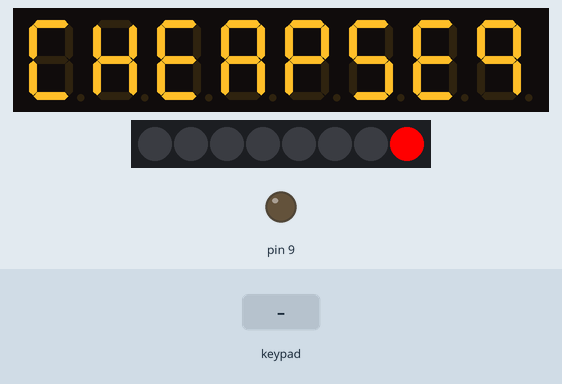
Bench run of a sketch on a simulated Arduino Uno, built with avr-gcc and run on an emulated ATmega328P. Shown: 8-digit seven-segment display, 8 RGB LEDs in strip order, left to right, output pins drawn as LEDs (lit = HIGH). The test bench sets the inputs (shaded band).

Above: at 1.29 s.
1.3 s: keypad keys 1 2 pressed 0.4 s apart
At 1.91 s:
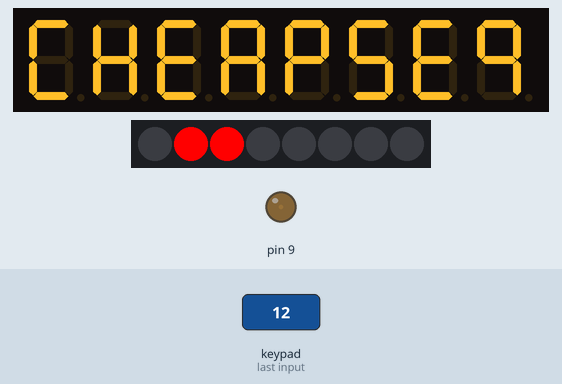
3.8 s: key '1' pressed
At 4.03 s:
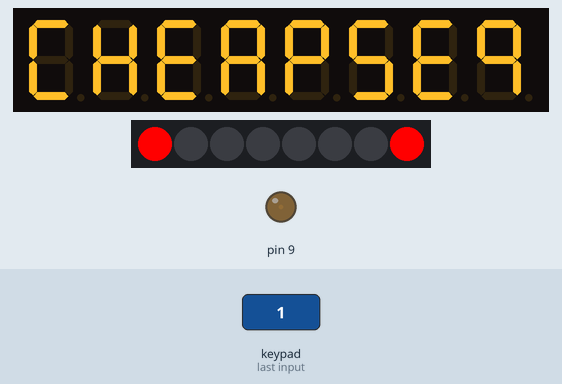
5.3 s: keypad keys 2 5 pressed 0.4 s apart
At 5.54 s:
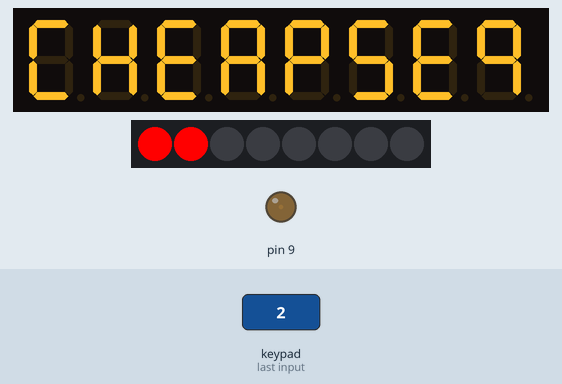
9.1 s: key '2' pressed
16.8 s: keypad keys 1 2 pressed 0.4 s apart
At 17.06 s:
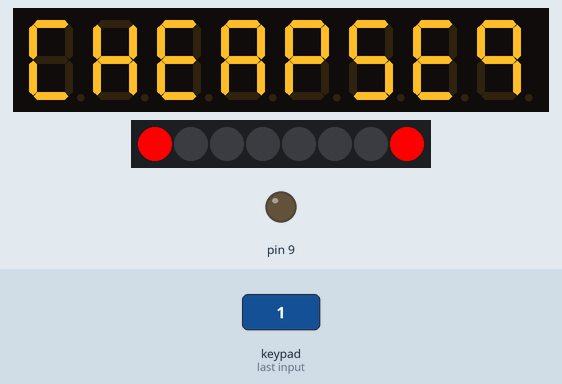
Timing chart, 0 to 21.6 s (numbered marks = the images above; inputs shaded):
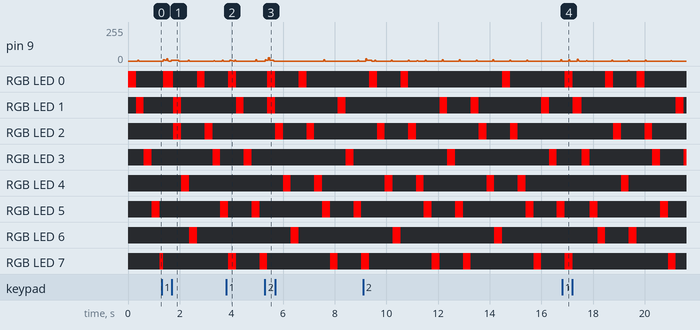

The sketch:

main.ino
```cpp
#include "MultiTunes.h"
#include <TM1638lite.h>

TM1638lite tm(10,13,11);

#define NOTE_C3  131
#define NOTE_CS3 139
#define NOTE_D3  147
#define NOTE_DS3 156
#define NOTE_E3  165
#define NOTE_F3  175
#define NOTE_FS3 185
#define NOTE_G3  196
#define NOTE_GS3 208
#define NOTE_A3  220
#define NOTE_AS3 233
#define NOTE_B3  247
#define NOTE_C4  262
#define NOTE_CS4 277
#define NOTE_D4  294
#define NOTE_DS4 311
#define NOTE_E4  330
#define NOTE_F4  349
#define NOTE_FS4 370
#define NOTE_G4  392
#define NOTE_GS4 415
#define NOTE_A4  440
#define NOTE_AS4 466
#define NOTE_B4  494
#define NOTE_C5  523
#define NOTE_CS5 554
#define NOTE_D5  587
#define NOTE_DS5 622
#define NOTE_E5  659
#define NOTE_F5  698
#define NOTE_FS5 740
#define NOTE_G5  784
#define NOTE_GS5 831
#define NOTE_A5  880
#define NOTE_AS5 932
#define NOTE_B5  988

volatile unsigned int tones[]= {
NOTE_C3,NOTE_CS3,
NOTE_D3,NOTE_DS3,
NOTE_E3,
NOTE_F3,NOTE_FS3,
NOTE_G3,NOTE_GS3,
NOTE_A3,NOTE_AS3,
NOTE_B3,
NOTE_C4,NOTE_CS4,
NOTE_D4,NOTE_DS4,
NOTE_E4,
NOTE_F4,NOTE_FS4,
NOTE_G4,NOTE_GS4,
NOTE_A4,NOTE_AS4,
NOTE_B4,
NOTE_C5,NOTE_CS5,
NOTE_D5,NOTE_DS5,
NOTE_E5,
NOTE_F5,NOTE_FS5,
NOTE_G5,NOTE_GS5,
NOTE_A5,NOTE_AS5,
NOTE_B5
};

char magic[] = {
0 , 2, 4, 5, 7, 9,11,
12,14,16,17,19,21,23,
24,26,28,29,31,33,35
};

byte rseq[]= {
  0x3f,
  0x3f,
  0x3f | 0x80,
  0,
  0x3f,
  0x3f,
  0x3f | 0x80,
  0
  };

int trigger[8];
byte cursor = 0;

#define SAMPLE 64

void mkWave(byte type){
  for(byte i=0;i < 16; i++){
    for(byte j=0;j < SAMPLE; j++){
      switch(type){
        case 0:
          wave[i][j] = i*j/(SAMPLE); // i : vol, j : t
          break;
        case 1:
          wave[i][j] = 2 * i * ((j & (SAMPLE>>1))?8:0)/(16+8);  // 8 : 0B100
          break;
        case 2:
          wave[i][j] = i*((sin(j*2*3.14/SAMPLE)+1)/2 * 8)/16;
          break;
      }
    }
  }
}

void setup(){
  for(byte i = 0; i < 8; i ++){
    trigger[i] = 0;
  }

  tm.reset();
  tm.displayText("Hello");

  d[0] = 400;
  vol[0] = 8;

  mkWave(0);
  soundSetup();
  tm.displayText("CHEAPSEQ");
}


unsigned int counter = 0;
unsigned int counter2 = 0;
void loop(){
  counter ++;

  if(vol[0] > 0) vol[0] --;
  if(nf != 0){
    nf = (nf >> 1);
  }
  if(nf2 != 0){
    nf2 = (nf2 >> 1);
  }


  if(counter%20 == 0){
    cursor = (cursor + 1)%8;

    if(rseq[cursor]){
      if((rseq[cursor] & 0x80) == 0x80){
        nf2 = rseq[cursor] & 0x7f;
      }else{
        nf = rseq[cursor];
      }
    }

  }

  //if(counter2 == 0){
  //  d[0] = 400;
  //  vol[0] = 12;
  //}
  counter2 ++;

  uint8_t buttons = tm.readButtons();
  for(uint8_t position = 0; position < 8; position ++){
    if((buttons & (1 << position)) != 0){
      // button press
      tm.setLED(position, true);
      d[0] = (tones[magic[position]] << 1);
      if(trigger[position] == 0){
        // on push
      }
      if(trigger[position] < 256){
        trigger[position] ++;
      }
      vol[0] = 12;
    }else{
      tm.setLED(position, false);
      if(trigger[position] > 0){
        //on release
      }
      trigger[position] = 0;
    }
  }
  tm.setLED(cursor, true);

}
```

MultiTunes.cpp
```cpp
#include <Arduino.h>
#include <MultiTunes.h>

volatile unsigned int d[5]; // default value( for debug)
volatile unsigned int dn[5];// work variable
volatile unsigned char vol[5]; // volume par channel
volatile byte nf;
volatile byte nf2;
int noise;
int noise2;

volatile byte vf;

byte wave[16][64];


const unsigned int timerLoadValue = 220;
volatile unsigned int level = 0;
//volatile unsigned int lfo = 0;

volatile byte nv = 5;

void soundSetup(){
  //mkWave(0);

  pinMode(9,OUTPUT);
  // 3-pwm ,pwm
  TCCR1A = _BV(COM1A1) | _BV(WGM10);
  // clk/1 prescale
  TCCR1B = /*_BV(WGM12) |*/ _BV(CS10); //1  		31250
  //TCCR2B = _BV(CS21); //8 	 	3906.25
  //1<<CS22 | 0<<CS21 | 1<<CS20; // clk/128 prescale
  //TCCR2B = TCCR2B & 0b11100000 | 0b00001; // pwm: 31250Hz
  TIMSK1 = 1<<TOIE1; // Timer/Counter2 Overflow Interrupt Enable
  OCR1A = 80; // for debug
  TCNT1 = timerLoadValue;

  vol[0] = vol[1] = vol[2] = vol[3] = vol[4] = 0;
  d[0] = d[1] = d[2] = d[3] = d[4] = 0;
  dn[0] = dn[1] = dn[2] = dn[3] = dn[4] = 0;
}

// sample 16 -> 12
// sample 32 -> 11
// sample 64 -> 10
volatile byte realcount = 0;
ISR(TIMER1_OVF_vect) {    // Timer/Counter1 Overflow
  TCNT2 = timerLoadValue; // Reset the timer
  dn[0] = dn[0] + d[0];/* + vf * ((*(wave[15] + (lfo >> 10))) << 2);*/
  dn[1] = dn[1] + d[1];
  dn[2] = dn[2] + d[2];
  dn[3] = dn[3] + d[3];
  dn[4] = dn[4] + d[4];
  /*
  level = ((dn[0]&(1<<14))?vol[0]:0) +
          ((dn[1]&(1<<14))?vol[1]:0) +
          ((dn[2]&(1<<14))?vol[2]:0) +
          ((dn[3]&(1<<14))?vol[3]:0) +
          ((dn[4]&(1<<14))?vol[4]:0) + (noise & nf);
  */

  if((realcount & 0x3f) == 0x3f)noise = (noise>>1) + ((bitRead(noise, 13) xor bitRead(noise, 3) xor 1) << 15);
  noise2 = 2100005341  * noise2 + 1651869;
 realcount ++;
  // wave table (slow)
  //lfo+=lfop;
  level = wave[vol[0]][dn[0]>>10] +
          wave[vol[1]][dn[1]>>10] +
          wave[vol[2]][dn[2]>>10] +
          wave[vol[3]][dn[3]>>10] +
          wave[vol[4]][dn[4]>>10] + ((noise) & nf) + ((noise2>>8) &nf2);
          ;
  OCR1A = level;
}
```

MultiTunes.h
```cpp
#ifndef MultiTunes_h
#define MultiTunes_h

extern volatile unsigned int d[5]; // default value( for debug)
extern volatile unsigned int dn[5];// work variable
extern volatile unsigned char vol[5]; // volume par channel
extern volatile byte nf;
extern volatile byte nf2;
extern int noise;
extern int noise2;

extern volatile byte vf;

extern byte wave[16][64];


void soundSetup();

#endif
```
